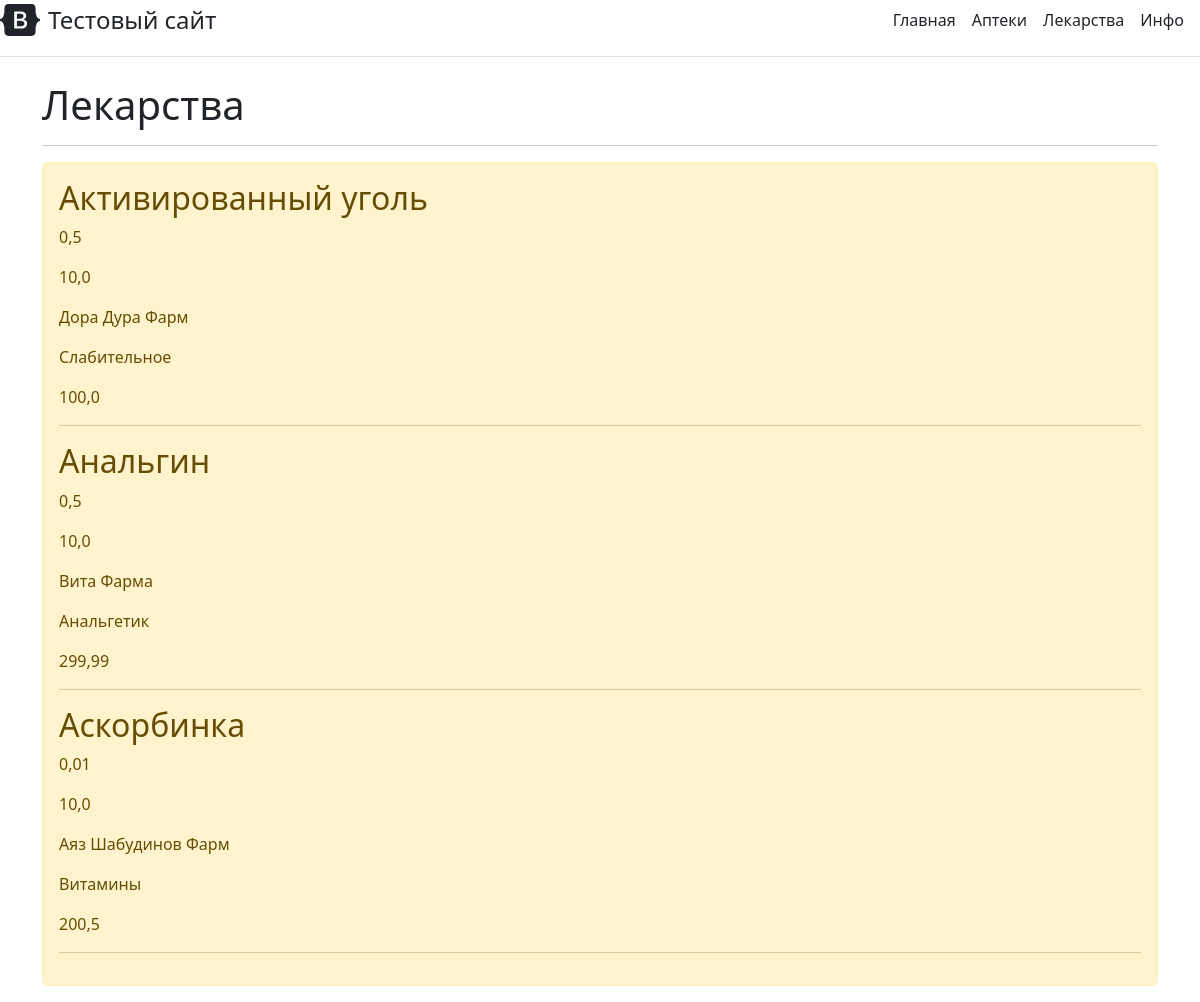
The page /pills on the database its author committed.
### main/models.py (models this page shows, shortened)
class Pills(models.Model):
    name = models.CharField(max_length=50, verbose_name="Название")
    doze = models.FloatField(null=True, blank=True, verbose_name="Дозировка")
    amount = models.FloatField(null=True, blank=True, verbose_name="Количество")
    creator = models.CharField(max_length=50, null=True, blank=True, verbose_name="Производитель")
    receptRequired = models.BooleanField(verbose_name="Необходимость рецепта")
    category = models.ForeignKey('PillsCategory', null=True, on_delete=models.PROTECT, verbose_name='Категория')
    price = models.FloatField(verbose_name="Цена")
    class Meta:
        verbose_name_plural = 'Лекарства'
        verbose_name = 'Лекарство'
        ordering = ['name']

class PillsCategory(models.Model):
    name = models.CharField(max_length=30, db_index=True,
                            verbose_name='Категория')
    def __str__(self):
        return self.name
    class Meta:
        verbose_name_plural = 'Категории лекарств'
        verbose_name = 'Категория лекарств'
        ordering = ['name']

### main/views.py (the view)
# urls.py: path("pills", views.pills_page, name='pills'),
def pills_page(request):
    pills_items = Pills.objects.order_by('name')
    return render(request, 'main/pills.html', {'pills_items': pills_items})

### main/templates/main/pills.html (shortened to what this page needs)
{% extends 'main/base.html' %}
{% block entity_name %}
Лекарства
{% endblock %}
{% block cycle %}
    {% for el in pills_items %}
	<div>
		<h2>{{ el.name }}</h2>
		<p>{{ el.doze }}</p>
		<p>{{ el.amount}}</p>
        <p>{{ el.creator}}</p>
        <p>{{ el.category}}</p>
        <p>{{ el.price}}</p>
        <hr>
	</div>
	{% endfor %}
{% endblock %}

### main/templates/main/base.html (shortened to what this page needs)
<!doctype html>
<html lang="en">
<head>
    <link rel="stylesheet" href="https://cdn.jsdelivr.net/npm/bootstrap@5.2.2/dist/css/bootstrap.min.css">
</head>
<body>
    <div class="d-flex flex-column flex-md-row align-items-center pb-3 mb-4 border-bottom">
      <a href="/" class="d-flex align-items-center text-dark text-decoration-none">
        <span class="fs-4">Тестовый сайт</span>
      </a>
      <nav class="d-inline-flex mt-2 mt-md-0 ms-md-auto">
        <a class="me-3 py-2 text-dark text-decoration-none" href="{% url 'home' %}">Главная</a>
        <a class="me-3 py-2 text-dark text-decoration-none" href="{% url 'pharmacy' %}">Аптеки</a>
        <a class="me-3 py-2 text-dark text-decoration-none" href="{% url 'pills' %}">Лекарства</a>
        <a class="me-3 py-2 text-dark text-decoration-none" href="{% url 'info' %}">Инфо</a>
      </nav>
    </div>
    <div class="container">
        <h1>{% block entity_name %} {% endblock %}</h1>
        <hr>
        <div class="alert alert-warning mt-2">
            {% block cycle %} {% endblock %}
        </div>
    </div>
</body>
</html>

### rows shown on the page
Pills: name "Активированный уголь", doze "0,5", amount "10,0", creator "Дора Дура Фарм", category "Слабительное", price "100,0"
Pills: name "Анальгин", doze "0,5", amount "10,0", creator "Вита Фарма", category "Анальгетик", price "299,99"
Pills: name "Аскорбинка", doze "0,01", amount "10,0", creator "Аяз Шабудинов Фарм", category "Витамины", price "200,5"
